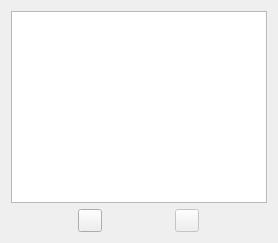
              <widget class="QWidget" name="page_12">
               <layout class="QVBoxLayout" name="verticalLayout_17">
                <item>
                 <layout class="QVBoxLayout" name="verticalLayout_11">
                  <item>
                   <widget class="QListView" name="l_users"/>
                  </item>
                  <item>
                   <layout class="QHBoxLayout" name="horizontalLayout_7">
                    <item>
                     <widget class="QToolButton" name="b_add_user">
                      <property name="enabled">
                       <bool>true</bool>
                      </property>
                      <property name="toolTip">
                       <string>&lt;html&gt;&lt;head/&gt;&lt;body&gt;&lt;p&gt;Ajouter un &lt;span style=&quot; font-weight:600;&quot;&gt;objet&lt;/span&gt;&lt;/p&gt;&lt;/body&gt;&lt;/html&gt;</string>
                      </property>
                      <property name="statusTip">
                       <string>Ajouter un groupe</string>
                      </property>
                      <property name="autoFillBackground">
                       <bool>false</bool>
                      </property>
                      <property name="text">
                       <string/>
                      </property>
                      <property name="icon">
                       <iconset resource="rc.qrc">
                        <normaloff>:/root/images/ic_add_circle_black_48dp (1).png</normaloff>:/root/images/ic_add_circle_black_48dp (1).png</iconset>
                      </property>
                     </widget>
                    </item>
                    <item>
                     <widget class="QToolButton" name="b_remove_user">
                      <property name="enabled">
                       <bool>false</bool>
                      </property>
                      <property name="toolTip">
                       <string>&lt;html&gt;&lt;head/&gt;&lt;body&gt;&lt;p&gt;Retirer un &lt;span style=&quot; font-weight:600;&quot;&gt;objet&lt;/span&gt;&lt;/p&gt;&lt;/body&gt;&lt;/html&gt;</string>
                      </property>
                      <property name="text">
                       <string/>
                      </property>
                      <property name="icon">
                       <iconset resource="rc.qrc">
                        <normaloff>:/root/images/ic_remove_circle_black_48dp (1).png</normaloff>:/root/images/ic_remove_circle_black_48dp (1).png</iconset>
                      </property>
                     </widget>
                    </item>
                   </layout>
                  </item>
                 </layout>
                </item>
               </layout>
              </widget>
